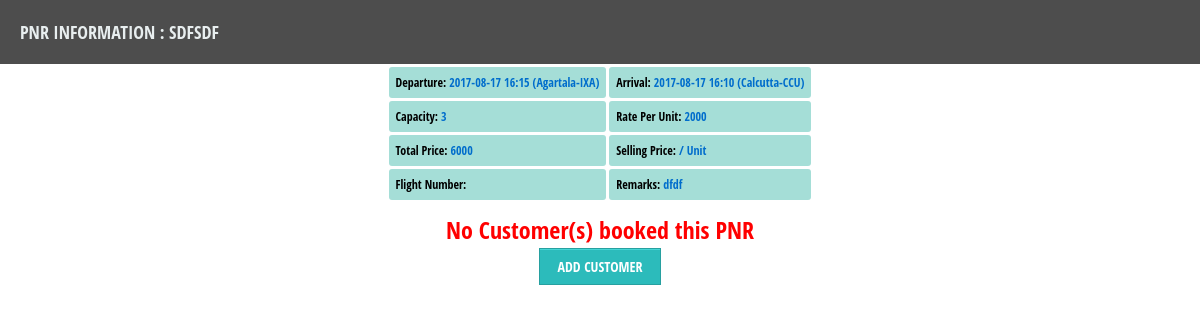
Page /pnrinfo.php?pnr=sdfsdf on the earlier database version.
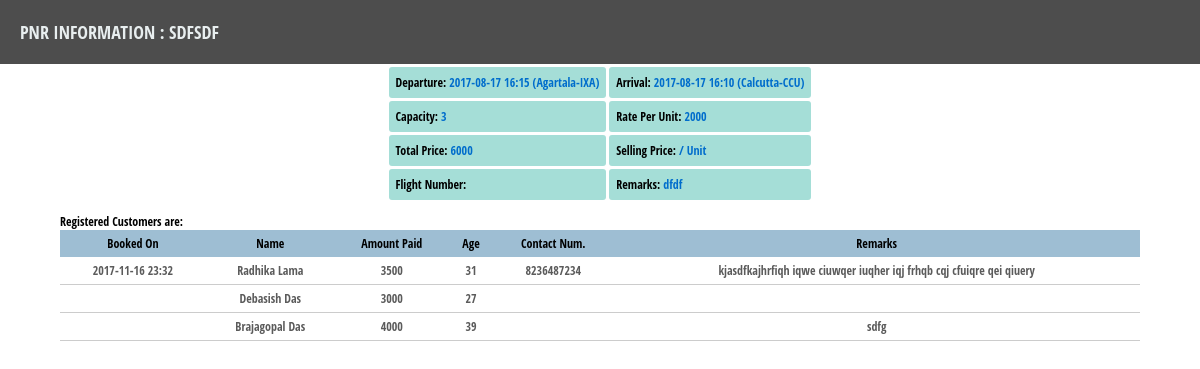
Same page on the later database version.
### tables this page shows
CREATE TABLE "pnr" ("id" INTEGER PRIMARY KEY  NOT NULL ,"pnr_num" VARCHAR DEFAULT (null) ,"departure" DATETIME,"arrival" DATETIME,"capacity" INTEGER,"rate_per_unit" DOUBLE,"total_price" DOUBLE,"archaived" CHAR,"status" CHAR,"remarks" VARCHAR,"sector_from" VARCHAR DEFAULT (null) ,"sector_to" VARCHAR DEFAULT (null) , "selling_price" DOUBLE, "flight_number" VARCHAR);

CREATE TABLE "customers" ("id" INTEGER PRIMARY KEY  NOT NULL ,"name" VARCHAR,"address" VARCHAR,"id_type" VARCHAR,"id_number" VARCHAR,"dob" DATETIME,"age" VARCHAR,"pnr" VARCHAR,"booking_date" DATETIME,"payment_mode" VARCHAR,"paid_amount" DOUBLE,"status" CHAR,"remarks" VARCHAR,"contact_number" VARCHAR,"email" VARCHAR);

### pnrinfo.php (the view, shortened to what this page needs)
<!DOCTYPE html>
<?php
$db= new billerDB();
if (!$db)
{
    echo $db ->lastErrorMsg();
}
 else {
     if(isset($_GET['pnr']))
     {
     $pnrselectsql="select id,name,contact_number,age,booking_date,status,remarks,paid_amount from customers where pnr='".$_GET['pnr']."'";
     $pnrinfosql="select * from pnr where pnr_num='".$_GET['pnr']."'";
     $pnrcustcount="select count(*) as CNT from customers where pnr='".$_GET['pnr']."' and status <> 'B'";
     $pnrcustallowed="select capacity from pnr where pnr_num='".$_GET['pnr']."'";
     $pnrselres=$db->query($pnrselectsql);
     $pnrcountres=$db->querySingle($pnrcustcount);
     $custallowedres=$db->querySingle($pnrcustallowed);
     $pnrinfores=$db->query($pnrinfosql);
     $pnrpointer=$pnrinfores->fetchArray();
?>
<html>
    <head>
        <link rel="stylesheet" href="CSS/components.css">
        <link rel="stylesheet" href="CSS/jquery.datetimepicker.css">
        <link rel="stylesheet" type="text/css" href="CSS/featherlight.css">
    </head>
    <body style="">
        <div class="subwindowheader">PNR Information : <?php echo $_GET['pnr']; ?></div>
    <center>
        <table cellpadding="7" cellspacing="3" border="0">
            <tr>
                <td class="td2">Departure: <span class="lbl1"> <?php echo $pnrpointer['departure']." (".$pnrpointer['sector_from'].")" ?></span></td>
                <td class="td2">Arrival: <span class="lbl1"><?php echo $pnrpointer['arrival']." (".$pnrpointer['sector_to'].")" ?></span></td>
            </tr>
            <tr>
                <td class="td2">Capacity: <span class="lbl1"><?php echo $pnrpointer['capacity'] ?></span></td>
                <td class="td2">Rate Per Unit: <span class="lbl1"><?php echo $pnrpointer['rate_per_unit'] ?></span></td>
            </tr>
            <tr>
                <td class="td2">Total Price: <span class="lbl1"><?php echo $pnrpointer['total_price'] ?></span></td>
                <td class="td2">Selling Price: <span class="lbl1"><?php echo $pnrpointer['selling_price']." / Unit" ?></span></td>
            </tr>
            <tr>
                <td class="td2">Flight Number: <span class="lbl1"><?php echo $pnrpointer['flight_number'] ?></span></td>
                <td class="td2">Remarks: <span class="lbl1"><?php echo $pnrpointer['remarks'] ?></span></td>
            </tr>
        </table>
        <div style="width:90%; text-align:center; font-size: 24px; font-weight: bold; color: red; margin: 10px">
        <?php
        if($pnrcountres == 0)
        {
            echo ("No Customer(s) booked this PNR");
        }
        else {
            ?></div>
        <div style="width:90%; text-align:left; margin-top: 5px">Registered Customers are: </div>
         <table width="90%" cellspacing="0" cellpadding="0" border="0">
            <tr>
                <th class="th1">Booked On</th>
                <th class="th1">Name</th>
                <th class="th1">Amount Paid</th>
                <th class="th1">Age</th>
                <th class="th1">Contact Num.</th>
                <th class="th1">Remarks</th>
            </tr>
            <?php
            if($pnrselres)
            {
                while($pointer=$pnrselres->fetchArray())
                {
                    echo "<tr>";
                    echo "<td class='td1' align='center'>".$pointer['booking_date']."</td>";
                    echo "<td class='td1' align='center'>".$pointer['name']."</td>";
                    echo "<td class='td1' align='center'>".$pointer['paid_amount']."</td>";
                    echo "<td class='td1' align='center'>".$pointer['age']."</td>";
                    echo "<td class='td1' align='center'>".$pointer['contact_number']."</td>";
                    echo "<td class='td1' align='center'>".$pointer['remarks']."</td>";
                    echo "</tr>";
                }
            }
            ?>
         </table>
             <?php
        }
        if($pnrcountres < $custallowedres)
        {
        ?>
        <br>
        <a href="addcust.php?pnr=<?php echo $_GET['pnr'];?>" class="noul"><button class="button2"> Add Customer</button></a>
    </center></body>
</html>
        <?php }}} ?>

### CSS/components.css (style rules this page uses)
.subwindowheader { background: #4D4D4D; text-transform: uppercase; font-family: 'Open Sans Condensed', sans-serif; color:#e8eeef; font-size: 18px; font-weight: 100; padding: 20px; }
.th1 { background-color: #9ebed3; padding:5px; font-family: 'Open Sans Condensed', sans-serif; font-size: 12px; color: black; text-align: center; }
.td1 { padding:5px; font-family: 'Open Sans Condensed', sans-serif; font-size: 12px; color: #5b5b5b; border-bottom: solid #cccccc 1px; }
.td2 { background-color:#a5ded7; font-weight: bold; border-radius: 3px; }
.lbl1 { color:#006dcc; }
.noul { text-decoration: none; text-decoration: none !important; }
.button2 { -moz-box-shadow: inset 0px 1px 0px 0px #45D6D6; -webkit-box-shadow: inset 0px 1px 0px 0px #45D6D6; box-shadow: inset 0px 1px 0px 0px #45D6D6; background-color: #2CBBBB; border: 1px solid #27A0A0; display: inline-block; cursor: pointer; color: #FFFFFF; font-family: 'Open Sans Condensed', sans-serif; font-size: 14px; padding: 8px 18px; text-decoration: none; text-transform: uppercase; z-index: 3; }

### pnrinfo.php (style rules this page uses)
body { margin: 0px; font-family: 'Open Sans Condensed', sans-serif; font-size: 12px; color: black; }

Differences in the rows shown:
added customers: booking_date "2017-11-16 23:32", name "Radhika Lama", paid_amount "3500", age "31", contact_number "8236487234", remarks "kjasdfkajhrfiqh iqwe ciuwqer iuqher iqj frhqb cqj cfuiqre qei qiuery"
added customers: name "Debasish Das", paid_amount "3000", age "27"
added customers: name "Brajagopal Das", paid_amount "4000", age "39", remarks "sdfg"
Other differences:
text no longer shown: "No Customer(s) booked this PNR ADD CUSTOMER"
text now shown: "Registered Customers are: Booked On Name Amount Paid Age Contact Num. Remarks"
